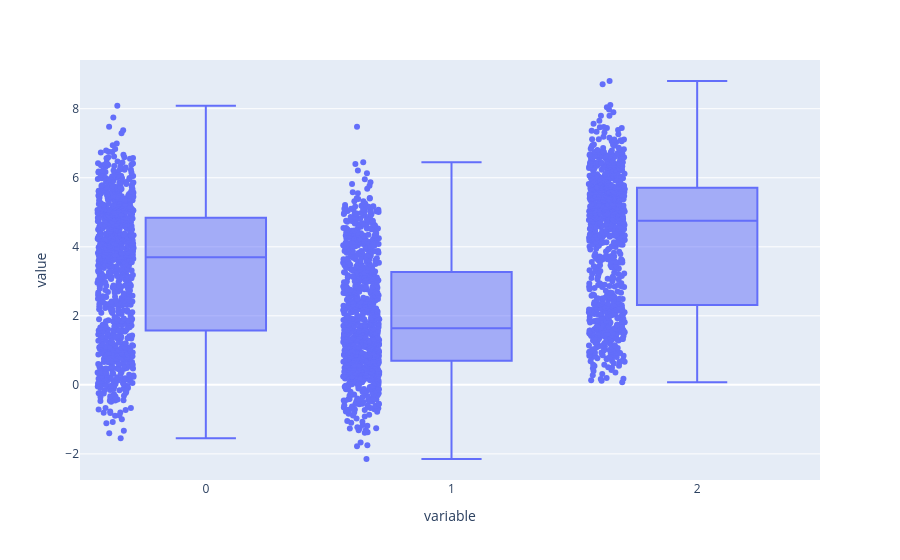

Notebook code cell kept with this figure:
### Code cell
px.box(
    data_frame=dataAugT,
    points='all'
)

### Figure 1 — Plotly figure (JSON) as saved in the notebook; plotly's stock layout.template omitted (floating-point values rounded to 4 significant figures; data arrays with more than 128 entries replaced by an {"elided": "..."} marker saying what was removed)
{"data": [{"alignmentgroup": "True", "boxpoints": "all", "hovertemplate": "variable=%{x}<br>value=%{y}<extra></extra>", "legendgroup": "", "marker": {"color": "#636efa"}, "name": "", "notched": false, "offsetgroup": "", "orientation": "v", "showlegend": false, "x": {"elided": "2700 str values"}, "x0": " ", "xaxis": "x", "y": {"elided": "2700 float values"}, "y0": " ", "yaxis": "y", "type": "box"}], "layout": {"xaxis": {"anchor": "y", "domain": [0.0, 1.0], "title": {"text": "variable"}}, "yaxis": {"anchor": "x", "domain": [0.0, 1.0], "title": {"text": "value"}}, "legend": {"tracegroupgap": 0}, "margin": {"t": 60}, "boxmode": "group"}}
